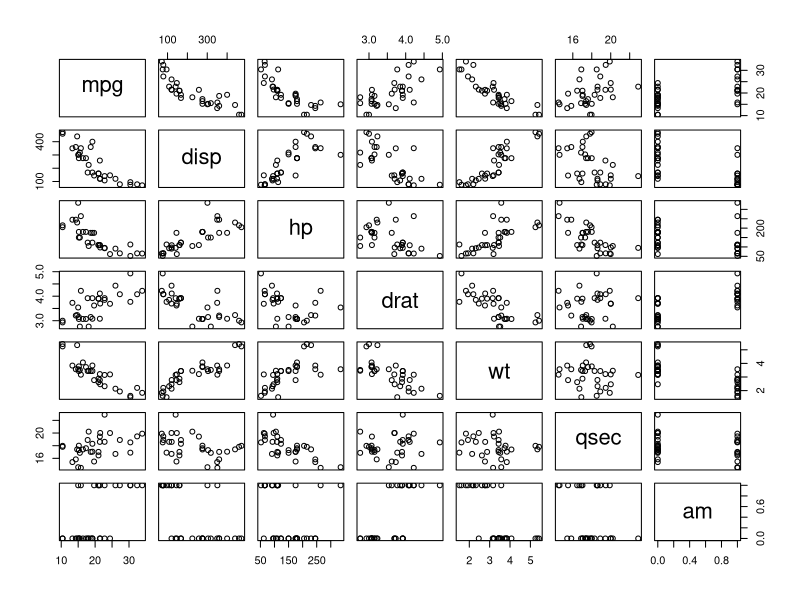
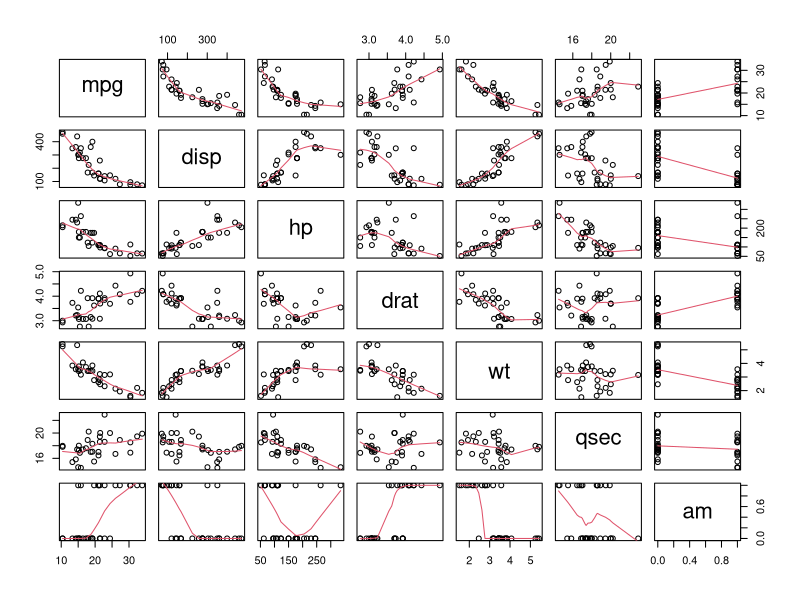
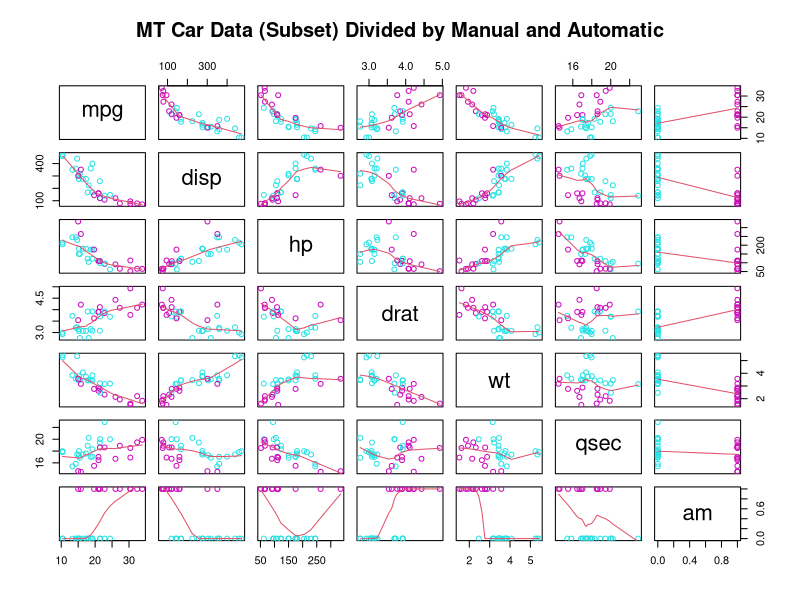

Source code (R) for these figures, in order:
data(mtcars)
require(graphics)
subs <- mtcars[c(1,3,4,5,6,7,9)] # Subset of most clearly related to MPG

pairs(subs)
pairs(subs, panel = panel.smooth) # Add in a trend line

# Add in a title separate based on whether car is automatic or manual.
pairs(subs, panel = panel.smooth, 
   main = "MT Car Data (Subset) Divided by Manual and Automatic", 
   col = 5 + (mtcars$am > 0))
